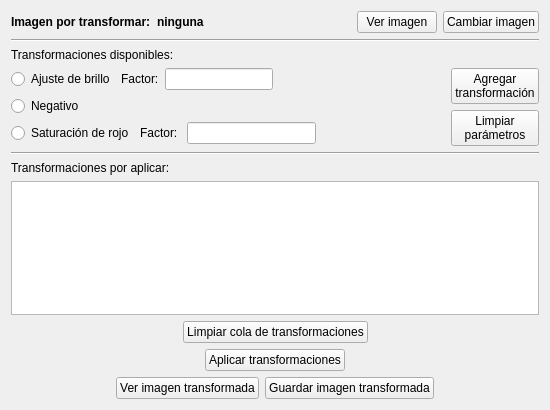
<?xml version="1.0" encoding="UTF-8"?>
<ui version="4.0">
 <class>BitmapWindow</class>
 <widget class="QWidget" name="BitmapWindow">
  <property name="geometry">
   <rect>
    <x>0</x>
    <y>0</y>
    <width>550</width>
    <height>410</height>
   </rect>
  </property>
  <property name="windowTitle">
   <string>Mapas de bits</string>
  </property>
  <layout class="QVBoxLayout" name="verticalLayout_2">
   <item>
    <layout class="QHBoxLayout" name="horizontalLayout_6">
     <item>
      <widget class="QLabel" name="label_7">
       <property name="font">
        <font>
         <weight>75</weight>
         <bold>true</bold>
        </font>
       </property>
       <property name="text">
        <string>Imagen por transformar:</string>
       </property>
      </widget>
     </item>
     <item>
      <widget class="QLabel" name="fileNameLabel">
       <property name="sizePolicy">
        <sizepolicy hsizetype="MinimumExpanding" vsizetype="Preferred">
         <horstretch>0</horstretch>
         <verstretch>0</verstretch>
        </sizepolicy>
       </property>
       <property name="font">
        <font>
         <weight>75</weight>
         <bold>true</bold>
        </font>
       </property>
       <property name="text">
        <string>ninguna</string>
       </property>
      </widget>
     </item>
     <item>
      <widget class="QPushButton" name="viewBaseButton">
       <property name="sizePolicy">
        <sizepolicy hsizetype="Fixed" vsizetype="Fixed">
         <horstretch>0</horstretch>
         <verstretch>0</verstretch>
        </sizepolicy>
       </property>
       <property name="text">
        <string>Ver imagen</string>
       </property>
      </widget>
     </item>
     <item>
      <widget class="QPushButton" name="changeFileButton">
       <property name="sizePolicy">
        <sizepolicy hsizetype="Fixed" vsizetype="Fixed">
         <horstretch>0</horstretch>
         <verstretch>0</verstretch>
        </sizepolicy>
       </property>
       <property name="text">
        <string>Cambiar imagen</string>
       </property>
      </widget>
     </item>
    </layout>
   </item>
   <item>
    <widget class="Line" name="line">
     <property name="orientation">
      <enum>Qt::Horizontal</enum>
     </property>
    </widget>
   </item>
   <item>
    <layout class="QVBoxLayout" name="verticalLayout">
     <item>
      <widget class="QLabel" name="label_4">
       <property name="text">
        <string>Transformaciones disponibles:</string>
       </property>
      </widget>
     </item>
     <item>
      <layout class="QHBoxLayout" name="horizontalLayout_3">
       <item>
        <layout class="QVBoxLayout" name="verticalLayout_11">
         <item>
          <layout class="QHBoxLayout" name="horizontalLayout_4">
           <item>
            <widget class="QRadioButton" name="brightSelect">
             <property name="text">
              <string>Ajuste de brillo</string>
             </property>
            </widget>
           </item>
           <item>
            <widget class="QLabel" name="label_5">
             <property name="text">
              <string>Factor:</string>
             </property>
            </widget>
           </item>
           <item>
            <widget class="QLineEdit" name="brightLineEdit">
             <property name="sizePolicy">
              <sizepolicy hsizetype="Fixed" vsizetype="Fixed">
               <horstretch>0</horstretch>
               <verstretch>0</verstretch>
              </sizepolicy>
             </property>
            </widget>
           </item>
           <item>
            <spacer name="horizontalSpacer_2">
             <property name="orientation">
              <enum>Qt::Horizontal</enum>
             </property>
             <property name="sizeHint" stdset="0">
              <size>
               <width>40</width>
               <height>20</height>
              </size>
             </property>
            </spacer>
           </item>
          </layout>
         </item>
         <item>
          <layout class="QHBoxLayout" name="horizontalLayout_2">
           <item>
            <widget class="QRadioButton" name="negativeSelect">
             <property name="text">
              <string>Negativo</string>
             </property>
            </widget>
           </item>
           <item>
            <spacer name="horizontalSpacer_3">
             <property name="orientation">
              <enum>Qt::Horizontal</enum>
             </property>
             <property name="sizeHint" stdset="0">
              <size>
               <width>40</width>
               <height>20</height>
              </size>
             </property>
            </spacer>
           </item>
          </layout>
         </item>
         <item>
          <layout class="QHBoxLayout" name="horizontalLayout">
           <item>
            <widget class="QRadioButton" name="redSelect">
             <property name="text">
              <string>Saturación de rojo</string>
             </property>
            </widget>
           </item>
           <item>
            <widget class="QLabel" name="label">
             <property name="text">
              <string>Factor: </string>
             </property>
            </widget>
           </item>
           <item>
            <widget class="QLineEdit" name="redLineEdit"/>
           </item>
           <item>
            <spacer name="horizontalSpacer_8">
             <property name="orientation">
              <enum>Qt::Horizontal</enum>
             </property>
             <property name="sizeHint" stdset="0">
              <size>
               <width>40</width>
               <height>20</height>
              </size>
             </property>
            </spacer>
           </item>
          </layout>
         </item>
        </layout>
       </item>
       <item>
        <layout class="QVBoxLayout" name="verticalLayout_3">
         <item>
          <widget class="QPushButton" name="addButton">
           <property name="sizePolicy">
            <sizepolicy hsizetype="Fixed" vsizetype="Fixed">
             <horstretch>0</horstretch>
             <verstretch>0</verstretch>
            </sizepolicy>
           </property>
           <property name="text">
            <string>Agregar
transformación</string>
           </property>
          </widget>
         </item>
         <item>
          <widget class="QPushButton" name="cleanParamButton">
           <property name="text">
            <string>Limpiar
parámetros</string>
           </property>
          </widget>
         </item>
        </layout>
       </item>
      </layout>
     </item>
    </layout>
   </item>
   <item>
    <widget class="Line" name="line_2">
     <property name="orientation">
      <enum>Qt::Horizontal</enum>
     </property>
    </widget>
   </item>
   <item>
    <widget class="QLabel" name="label_3">
     <property name="text">
      <string>Transformaciones por aplicar:</string>
     </property>
    </widget>
   </item>
   <item>
    <widget class="QListView" name="listView"/>
   </item>
   <item>
    <layout class="QHBoxLayout" name="horizontalLayout_8">
     <item>
      <spacer name="horizontalSpacer_6">
       <property name="orientation">
        <enum>Qt::Horizontal</enum>
       </property>
       <property name="sizeHint" stdset="0">
        <size>
         <width>40</width>
         <height>20</height>
        </size>
       </property>
      </spacer>
     </item>
     <item>
      <widget class="QPushButton" name="cleanListButton">
       <property name="text">
        <string>Limpiar cola de transformaciones</string>
       </property>
      </widget>
     </item>
     <item>
      <spacer name="horizontalSpacer_5">
       <property name="orientation">
        <enum>Qt::Horizontal</enum>
       </property>
       <property name="sizeHint" stdset="0">
        <size>
         <width>40</width>
         <height>20</height>
        </size>
       </property>
      </spacer>
     </item>
    </layout>
   </item>
   <item>
    <layout class="QHBoxLayout" name="horizontalLayout_10">
     <item>
      <spacer name="horizontalSpacer_10">
       <property name="orientation">
        <enum>Qt::Horizontal</enum>
       </property>
       <property name="sizeHint" stdset="0">
        <size>
         <width>40</width>
         <height>20</height>
        </size>
       </property>
      </spacer>
     </item>
     <item>
      <widget class="QPushButton" name="applyButton_2">
       <property name="text">
        <string>Aplicar transformaciones</string>
       </property>
      </widget>
     </item>
     <item>
      <spacer name="horizontalSpacer_11">
       <property name="orientation">
        <enum>Qt::Horizontal</enum>
       </property>
       <property name="sizeHint" stdset="0">
        <size>
         <width>40</width>
         <height>20</height>
        </size>
       </property>
      </spacer>
     </item>
    </layout>
   </item>
   <item>
    <layout class="QHBoxLayout" name="horizontalLayout_11">
     <item>
      <spacer name="horizontalSpacer_12">
       <property name="orientation">
        <enum>Qt::Horizontal</enum>
       </property>
       <property name="sizeHint" stdset="0">
        <size>
         <width>40</width>
         <height>20</height>
        </size>
       </property>
      </spacer>
     </item>
     <item>
      <widget class="QPushButton" name="viewTransButtom">
       <property name="text">
        <string>Ver imagen transformada</string>
       </property>
      </widget>
     </item>
     <item>
      <widget class="QPushButton" name="saveButton">
       <property name="text">
        <string>Guardar imagen transformada</string>
       </property>
      </widget>
     </item>
     <item>
      <spacer name="horizontalSpacer_13">
       <property name="orientation">
        <enum>Qt::Horizontal</enum>
       </property>
       <property name="sizeHint" stdset="0">
        <size>
         <width>40</width>
         <height>20</height>
        </size>
       </property>
      </spacer>
     </item>
    </layout>
   </item>
   <item>
    <layout class="QVBoxLayout" name="statusBarLayout"/>
   </item>
  </layout>
 </widget>
 <resources/>
 <connections/>
</ui>
